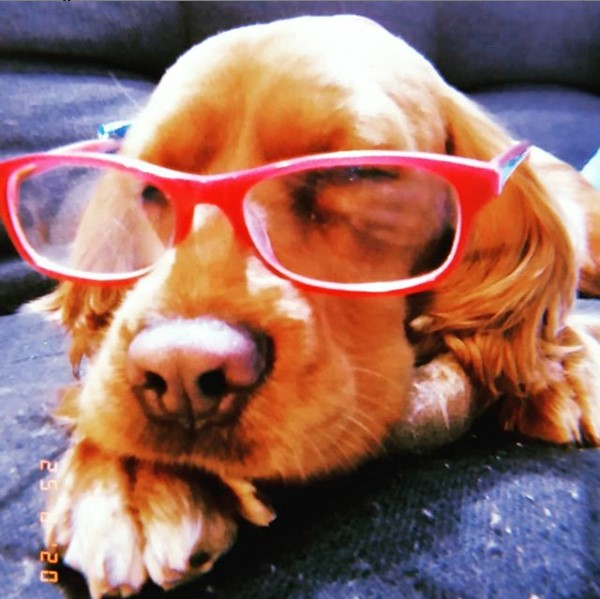
#> input picture Ejemplos/ClaseJueves/Canela.jpg, 600 x 599 px
$ jupyter execute SegundaParte.ipynb
#> lines starting #> are read from the running program, lines starting #| are printed output that depends on the picture
[cell 1]
import cv2 #OpenCV
import numpy as np
import matplotlib.pyplot as plt
from PIL import Image

[cell 2]
imagen = cv2.imread('Canela.jpg')
#> imagen is the input picture: shape (599, 600, 3); mean B, G, R 101.6, 109.4, 151.8

[cell 3]
imagen

[cell 4]
type(imagen)

[cell 5]
plt.imshow(imagen)

[cell 6]
imagen2 = cv2.resize(imagen, (500, 500))

[cell 7]
plt.imshow(imagen2)

[cell 8]
imagen3 = cv2.flip(imagen, 1)
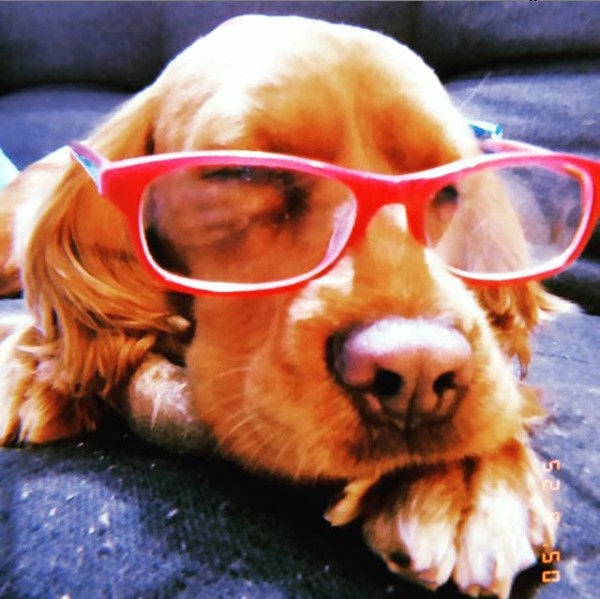
#> imagen3: shape (599, 600, 3); mean B, G, R 101.6, 109.4, 151.8
